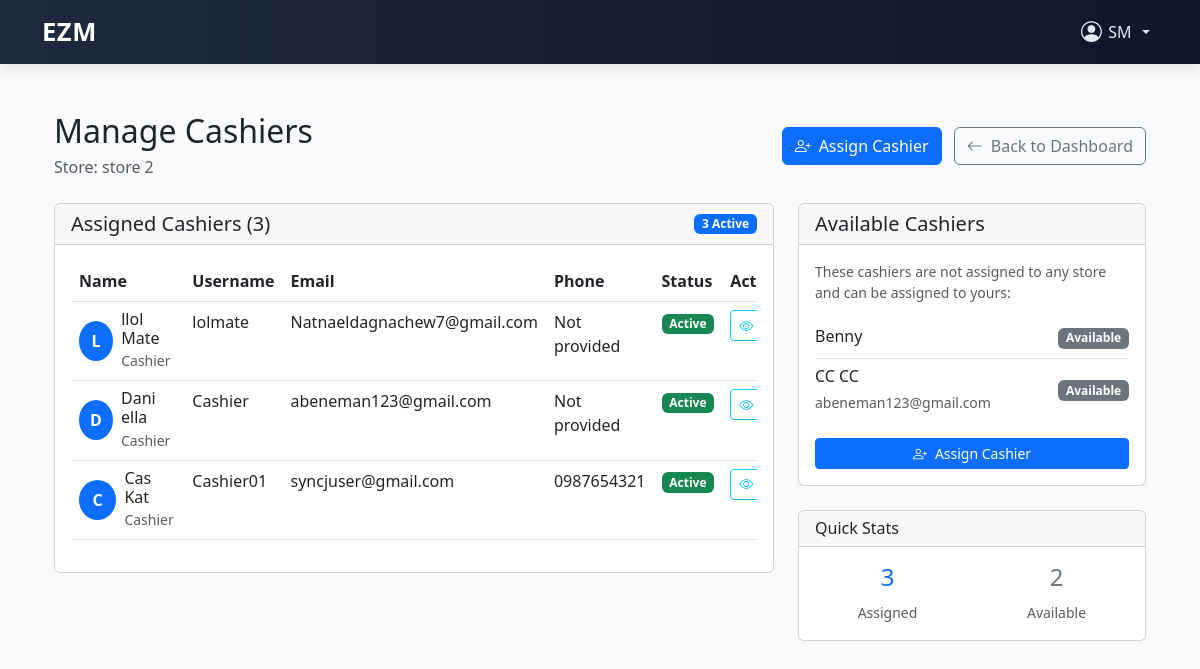
The app's page /stores/manager/manage-cashiers/ (signed in) with its own data.
### users/models.py (models this page shows)
class CustomUser(AbstractUser):
    ROLE_CHOICES = [
        ('admin', 'Admin'),
        ('head_manager', 'Head Manager'),
        ('store_manager', 'Store Manager'),
        ('cashier', 'Cashier'),
    ]
    role = models.CharField(max_length=20, choices=ROLE_CHOICES)
    store = models.ForeignKey('store.Store', on_delete=models.SET_NULL, null=True, blank=True) # Add this line
    is_first_login = models.BooleanField(default=True)
    phone_number = models.CharField(max_length=20, blank=True)

### store/models.py (models this page shows, shortened)
class Store(models.Model):
    name = models.CharField(max_length=255)
    address = models.CharField(max_length=255)
    phone_number = models.CharField(max_length=20, default='')
    store_manager = models.OneToOneField(CustomUser, on_delete=models.SET_NULL, null=True, blank=True, related_name='managed_store')

### store/views.py (the view)
# urls.py: path('manager/manage-cashiers/', views.manage_cashiers, name='manage_cashiers'),
@login_required
def manage_cashiers(request):
    if request.user.role != 'store_manager':
        messages.error(request, "Access denied. Store manager role required.")
        return redirect('login')
    try:
        store = Store.objects.get(store_manager=request.user)
    except Store.DoesNotExist:
        messages.error(request, "You are not assigned to manage any store.")
        return redirect('store_manager_page')
    assigned_cashiers = CustomUser.objects.filter(
        store=store,
        role='cashier',
        is_active=True
    )
    available_cashiers = CustomUser.objects.filter(
        role='cashier',
        is_active=True,
        store__isnull=True
    )
    context = {
        'store': store,
        'assigned_cashiers': assigned_cashiers,
        'available_cashiers': available_cashiers,
    }
    return render(request, 'store/manage_cashiers.html', context)

### store/templates/store/manage_cashiers.html (shortened to what this page needs)
{% extends 'base.html' %}
{% block content %}
<div class="container mt-4">
  <div class="row mb-4">
    <div class="col-12">
      <div class="d-flex justify-content-between align-items-center">
        <div>
          <h2 class="mb-1">Manage Cashiers</h2>
          <p class="text-muted mb-0">Store: {{ store.name }}</p>
        </div>
        <div>
          <a href="{% url 'assign_cashier' %}" class="btn btn-primary me-2">
            <i class="bi bi-person-plus me-2"></i>Assign Cashier
          </a>
          <a href="{% url 'store_manager_page' %}" class="btn btn-outline-secondary">
            <i class="bi bi-arrow-left me-2"></i>Back to Dashboard
          </a>
        </div>
      </div>
    </div>
  </div>
  <div class="row">
    <div class="col-lg-8">
      <div class="card">
        <div class="card-header d-flex justify-content-between align-items-center">
          <h5 class="mb-0">Assigned Cashiers ({{ assigned_cashiers|length }})</h5>
          <span class="badge bg-primary">{{ assigned_cashiers|length }} Active</span>
        </div>
        <div class="card-body">
          {% if assigned_cashiers %}
          <div class="table-responsive">
            <table class="table table-hover">
              <thead>
                <tr>
                  <th>Name</th>
                  <th>Username</th>
                  <th>Email</th>
                  <th>Phone</th>
                  <th>Status</th>
                  <th>Actions</th>
                </tr>
              </thead>
              <tbody>
                {% for cashier in assigned_cashiers %}
                <tr>
                  <td>
                    <div class="d-flex align-items-center">
                      <div class="avatar-circle bg-primary text-white me-2">
                        {{ cashier.first_name|first|default:cashier.username|first|upper }}
                      </div>
                      <div>
                        <h6 class="mb-0">{{ cashier.get_full_name|default:cashier.username }}</h6>
                        <small class="text-muted">Cashier</small>
                      </div>
                    </div>
                  </td>
                  <td>{{ cashier.username }}</td>
                  <td>{{ cashier.email }}</td>
                  <td>{{ cashier.phone_number|default:"Not provided" }}</td>
                  <td>
                    <span class="badge bg-{% if cashier.is_active %}success{% else %}danger{% endif %}">
                      {% if cashier.is_active %}Active{% else %}Inactive{% endif %}
                    </span>
                  </td>
                  <td>
                    <div class="btn-group" role="group">
                      <button type="button" class="btn btn-sm btn-outline-info" data-bs-toggle="modal" data-bs-target="#cashierModal{{ cashier.id }}">
                        <i class="bi bi-eye"></i>
                      </button>
                    </div>
                  </td>
                </tr>
                {% endfor %}
              </tbody>
            </table>
          </div>
          {% endif %}
        </div>
      </div>
    </div>
    <div class="col-lg-4">
      <div class="card">
        <div class="card-header">
          <h5 class="mb-0">Available Cashiers</h5>
        </div>
        <div class="card-body">
          {% if available_cashiers %}
          <p class="text-muted small mb-3">These cashiers are not assigned to any store and can be assigned to yours:</p>
          <div class="list-group list-group-flush">
            {% for cashier in available_cashiers %}
            <div class="list-group-item d-flex justify-content-between align-items-center px-0">
              <div>
                <h6 class="mb-1">{{ cashier.get_full_name|default:cashier.username }}</h6>
                <small class="text-muted">{{ cashier.email }}</small>
              </div>
              <span class="badge bg-secondary">Available</span>
            </div>
            {% endfor %}
          </div>
          <div class="mt-3">
            <a href="{% url 'assign_cashier' %}" class="btn btn-primary btn-sm w-100">
              <i class="bi bi-person-plus me-2"></i>Assign Cashier
            </a>
          </div>
          {% else %}
          <div class="text-center py-4">
            <i class="bi bi-person-x fs-2 text-muted"></i>
            <p class="text-muted mt-2 small">No available cashiers</p>
            <p class="text-muted small">All cashiers are either assigned or inactive. Contact your administrator to create new cashier accounts.</p>
          </div>
          {% endif %}
        </div>
      </div>
      <div class="card mt-4">
        <div class="card-header">
          <h6 class="mb-0">Quick Stats</h6>
        </div>
        <div class="card-body">
          <div class="row text-center">
            <div class="col-6">
              <h4 class="text-primary">{{ assigned_cashiers|length }}</h4>
              <small class="text-muted">Assigned</small>
            </div>
            <div class="col-6">
              <h4 class="text-secondary">{{ available_cashiers|length }}</h4>
              <small class="text-muted">Available</small>
            </div>
          </div>
        </div>
      </div>
    </div>
  </div>
</div>
{% endblock %}

### store/templates/base.html (shortened to what this page needs)
<!DOCTYPE html>
<html lang="en">
<head>
  <link href="https://cdn.jsdelivr.net/npm/bootstrap@5.3.0/dist/css/bootstrap.min.css" rel="stylesheet" />
  <link href="https://cdn.jsdelivr.net/npm/bootstrap-icons@1.10.5/font/bootstrap-icons.css" rel="stylesheet" />
</head>
<body>
  <nav class="navbar navbar-expand-lg navbar-custom">
    <div class="container">
      <a class="navbar-brand" href="{% url 'login' %}">EZM</a>
      <div class="collapse navbar-collapse justify-content-end" id="navbarContent">
        <ul class="navbar-nav align-items-center">
          {% if user.is_authenticated %}
          <li class="nav-item dropdown">
            <a class="nav-user-dropdown nav-link dropdown-toggle" href="#" id="userDropdown" role="button"
              data-bs-toggle="dropdown" aria-expanded="false">
              <i class="bi bi-person-circle nav-user-icon"></i> {{ user.username }}
            </a>
          </li>
          {% else %}
          <li class="nav-item me-2">
            <a class="nav-link btn btn-light text-dark px-3" href="{% url 'login' %}">Login</a>
          </li>
          {% endif %}
        </ul>
      </div>
    </div>
  </nav>
  <div class="container py-4">
    {% block content %}{% endblock %}
  </div>
</body>
</html>

### store/templates/base.html (style rules this page uses)
body { background-color: #f8fafc; font-family: 'Segoe UI', sans-serif; }
.navbar-custom { background: linear-gradient(to right, #1e293b, #0f172a); box-shadow: 0 4px 12px rgba(0, 0, 0, 0.1); }
.navbar-brand { font-weight: 700; font-size: 1.6rem; letter-spacing: 0.5px; color: #ffffff !important; transition: color 0.3s ease; }
.nav-link { color: #e2e8f0 !important; }
.nav-user-dropdown { color: #fff; cursor: pointer; display: flex; align-items: center; gap: 0.4rem; font-weight: 500; user-select: none; }
.nav-user-icon { font-size: 1.3rem; }

### store/templates/store/manage_cashiers.html (style rules this page uses)
.avatar-circle { width: 40px; height: 40px; border-radius: 50%; display: flex; align-items: center; justify-content: center; font-weight: bold; font-size: 16px; }

### records on screen
CustomUser: username "SM"
Store: name "store 2"
CustomUser: first_name|first "L", get_full_name "llol Mate", username "lolmate", email "Natnaeldagnachew7@gmail.com", phone_number "Not provided", is_active "Active"
CustomUser: first_name|first "D", get_full_name "Dani ella", username "Cashier", email "abeneman123@gmail.com", phone_number "Not provided", is_active "Active"
CustomUser: first_name|first "C", get_full_name "Cas Kat", username "Cashier01", email "syncjuser@gmail.com", phone_number "0987654321", is_active "Active"
CustomUser: get_full_name "Benny"
CustomUser: get_full_name "CC CC", email "abeneman123@gmail.com"

### other values on screen
{{ assigned_cashiers|length }} "3"
{{ available_cashiers|length }} "2"
